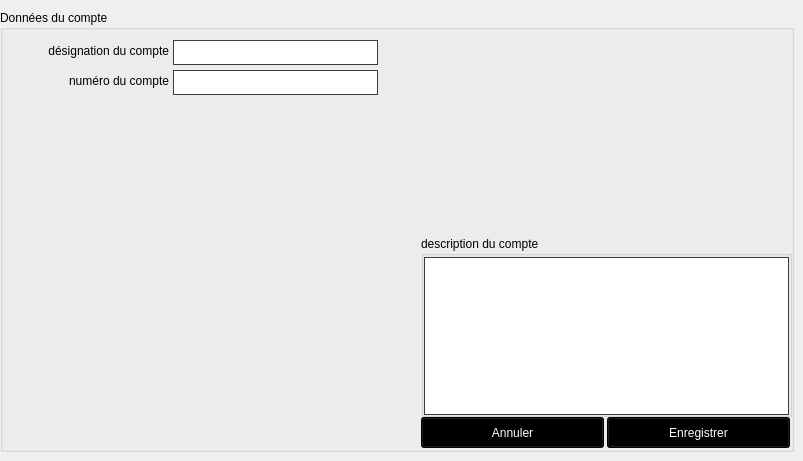
    <widget class="QWidget" name="tab_2_localisation">
     <attribute name="title">
      <string>créer un compte</string>
     </attribute>
     <widget class="QGroupBox" name="groupBox_3">
      <property name="geometry">
       <rect>
        <x>0</x>
        <y>10</y>
        <width>794</width>
        <height>442</height>
       </rect>
      </property>
      <property name="font">
       <font>
        <weight>50</weight>
        <bold>false</bold>
       </font>
      </property>
      <property name="title">
       <string>Données du compte</string>
      </property>
      <widget class="QLabel" name="label_creer_un_compte_numero_du_compte">
       <property name="geometry">
        <rect>
         <x>16</x>
         <y>60</y>
         <width>153</width>
         <height>21</height>
        </rect>
       </property>
       <property name="text">
        <string>numéro du compte</string>
       </property>
       <property name="alignment">
        <set>Qt::AlignRight|Qt::AlignTrailing|Qt::AlignVCenter</set>
       </property>
      </widget>
      <widget class="YerothLineEdit" name="lineEdit_creer_un_compte_numero_du_compte">
       <property name="geometry">
        <rect>
         <x>173</x>
         <y>60</y>
         <width>205</width>
         <height>25</height>
        </rect>
       </property>
       <property name="font">
        <font>
         <pointsize>10</pointsize>
         <weight>50</weight>
         <bold>false</bold>
        </font>
       </property>
       <property name="styleSheet">
        <string notr="true">border: 1px solid rgb(60, 60, 60);</string>
       </property>
      </widget>
      <widget class="YerothPushButton" name="pushButton_annuler">
       <property name="geometry">
        <rect>
         <x>421</x>
         <y>407</y>
         <width>183</width>
         <height>31</height>
        </rect>
       </property>
       <property name="palette">
        <palette>
         <active>
          <colorrole role="WindowText">
           <brush brushstyle="SolidPattern">
            <color alpha="255">
             <red>255</red>
             <green>255</green>
             <blue>255</blue>
            </color>
           </brush>
          </colorrole>
          <colorrole role="Button">
           <brush brushstyle="SolidPattern">
            <color alpha="255">
             <red>0</red>
             <green>0</green>
             <blue>0</blue>
            </color>
           </brush>
          </colorrole>
          <colorrole role="Light">
           <brush brushstyle="SolidPattern">
            <color alpha="255">
             <red>0</red>
             <green>0</green>
             <blue>0</blue>
            </color>
           </brush>
          </colorrole>
          <colorrole role="Midlight">
           <brush brushstyle="SolidPattern">
            <color alpha="255">
             <red>0</red>
             <green>0</green>
             <blue>0</blue>
            </color>
           </brush>
          </colorrole>
          <colorrole role="Dark">
           <brush brushstyle="SolidPattern">
            <color alpha="255">
             <red>0</red>
             <green>0</green>
             <blue>0</blue>
            </color>
           </brush>
          </colorrole>
          <colorrole role="Mid">
           <brush brushstyle="SolidPattern">
            <color alpha="255">
             <red>0</red>
             <green>0</green>
             <blue>0</blue>
            </color>
           </brush>
          </colorrole>
          <colorrole role="Text">
           <brush brushstyle="SolidPattern">
            <color alpha="255">
             <red>255</red>
             <green>255</green>
             <blue>255</blue>
            </color>
           </brush>
          </colorrole>
          <colorrole role="BrightText">
           <brush brushstyle="SolidPattern">
            <color alpha="255">
             <red>255</red>
             <green>255</green>
             <blue>255</blue>
            </color>
           </brush>
          </colorrole>
          <colorrole role="ButtonText">
           <brush brushstyle="SolidPattern">
            <color alpha="255">
             <red>255</red>
             <green>255</green>
             <blue>255</blue>
            </color>
           </brush>
          </colorrole>
          <colorrole role="Base">
           <brush brushstyle="SolidPattern">
            <color alpha="255">
             <red>0</red>
             <green>0</green>
             <blue>0</blue>
            </color>
           </brush>
          </colorrole>
          <colorrole role="Window">
           <brush brushstyle="SolidPattern">
            <color alpha="255">
             <red>0</red>
             <green>0</green>
             <blue>0</blue>
            </color>
           </brush>
          </colorrole>
          <colorrole role="Shadow">
           <brush brushstyle="SolidPattern">
            <color alpha="255">
             <red>0</red>
             <green>0</green>
             <blue>0</blue>
            </color>
           </brush>
          </colorrole>
          <colorrole role="AlternateBase">
           <brush brushstyle="SolidPattern">
            <color alpha="255">
             <red>0</red>
             <green>0</green>
             <blue>0</blue>
            </color>
           </brush>
          </colorrole>
          <colorrole role="ToolTipBase">
           <brush brushstyle="SolidPattern">
            <color alpha="255">
             <red>255</red>
             <green>255</green>
             <blue>220</blue>
            </color>
           </brush>
          </colorrole>
          <colorrole role="ToolTipText">
           <brush brushstyle="SolidPattern">
            <color alpha="255">
             <red>0</red>
             <green>0</green>
             <blue>0</blue>
            </color>
           </brush>
          </colorrole>
         </active>
         <inactive>
          <colorrole role="WindowText">
           <brush brushstyle="SolidPattern">
            <color alpha="255">
             <red>255</red>
             <green>255</green>
             <blue>255</blue>
            </color>
           </brush>
          </colorrole>
          <colorrole role="Button">
           <brush brushstyle="SolidPattern">
            <color alpha="255">
             <red>0</red>
             <green>0</green>
             <blue>0</blue>
            </color>
           </brush>
          </colorrole>
          <colorrole role="Light">
           <brush brushstyle="SolidPattern">
            <color alpha="255">
             <red>0</red>
             <green>0</green>
             <blue>0</blue>
            </color>
           </brush>
          </colorrole>
          <colorrole role="Midlight">
           <brush brushstyle="SolidPattern">
            <color alpha="255">
             <red>0</red>
             <green>0</green>
             <blue>0</blue>
            </color>
           </brush>
          </colorrole>
          <colorrole role="Dark">
           <brush brushstyle="SolidPattern">
            <color alpha="255">
             <red>0</red>
             <green>0</green>
             <blue>0</blue>
            </color>
           </brush>
          </colorrole>
          <colorrole role="Mid">
           <brush brushstyle="SolidPattern">
            <color alpha="255">
             <red>0</red>
             <green>0</green>
             <blue>0</blue>
            </color>
           </brush>
          </colorrole>
          <colorrole role="Text">
           <brush brushstyle="SolidPattern">
            <color alpha="255">
             <red>255</red>
             <green>255</green>
             <blue>255</blue>
            </color>
           </brush>
          </colorrole>
          <colorrole role="BrightText">
           <brush brushstyle="SolidPattern">
            <color alpha="255">
             <red>255</red>
             <green>255</green>
             <blue>255</blue>
            </color>
           </brush>
          </colorrole>
          <colorrole role="ButtonText">
           <brush brushstyle="SolidPattern">
            <color alpha="255">
             <red>255</red>
             <green>255</green>
             <blue>255</blue>
            </color>
           </brush>
          </colorrole>
          <colorrole role="Base">
           <brush brushstyle="SolidPattern">
            <color alpha="255">
             <red>0</red>
             <green>0</green>
             <blue>0</blue>
            </color>
           </brush>
          </colorrole>
          <colorrole role="Window">
           <brush brushstyle="SolidPattern">
            <color alpha="255">
             <red>0</red>
             <green>0</green>
             <blue>0</blue>
            </color>
           </brush>
          </colorrole>
          <colorrole role="Shadow">
           <brush brushstyle="SolidPattern">
            <color alpha="255">
             <red>0</red>
             <green>0</green>
             <blue>0</blue>
            </color>
           </brush>
          </colorrole>
          <colorrole role="AlternateBase">
           <brush brushstyle="SolidPattern">
            <color alpha="255">
             <red>0</red>
             <green>0</green>
             <blue>0</blue>
            </color>
           </brush>
          </colorrole>
          <colorrole role="ToolTipBase">
           <brush brushstyle="SolidPattern">
            <color alpha="255">
             <red>255</red>
             <green>255</green>
             <blue>220</blue>
            </color>
           </brush>
          </colorrole>
          <colorrole role="ToolTipText">
           <brush brushstyle="SolidPattern">
            <color alpha="255">
             <red>0</red>
             <green>0</green>
             <blue>0</blue>
            </color>
           </brush>
          </colorrole>
         </inactive>
         <disabled>
          <colorrole role="WindowText">
           <brush brushstyle="SolidPattern">
            <color alpha="255">
             <red>0</red>
             <green>0</green>
             <blue>0</blue>
            </color>
           </brush>
          </colorrole>
          <colorrole role="Button">
           <brush brushstyle="SolidPattern">
            <color alpha="255">
             <red>0</red>
             <green>0</green>
             <blue>0</blue>
            </color>
           </brush>
          </colorrole>
          <colorrole role="Light">
           <brush brushstyle="SolidPattern">
            <color alpha="255">
             <red>0</red>
             <green>0</green>
             <blue>0</blue>
            </color>
           </brush>
          </colorrole>
          <colorrole role="Midlight">
           <brush brushstyle="SolidPattern">
            <color alpha="255">
             <red>0</red>
             <green>0</green>
             <blue>0</blue>
            </color>
           </brush>
          </colorrole>
          <colorrole role="Dark">
           <brush brushstyle="SolidPattern">
            <color alpha="255">
             <red>0</red>
             <green>0</green>
             <blue>0</blue>
            </color>
           </brush>
          </colorrole>
          <colorrole role="Mid">
           <brush brushstyle="SolidPattern">
            <color alpha="255">
             <red>0</red>
             <green>0</green>
             <blue>0</blue>
            </color>
           </brush>
          </colorrole>
          <colorrole role="Text">
           <brush brushstyle="SolidPattern">
            <color alpha="255">
             <red>0</red>
             <green>0</green>
             <blue>0</blue>
            </color>
           </brush>
          </colorrole>
          <colorrole role="BrightText">
           <brush brushstyle="SolidPattern">
            <color alpha="255">
             <red>255</red>
             <green>255</green>
             <blue>255</blue>
            </color>
           </brush>
          </colorrole>
          <colorrole role="ButtonText">
           <brush brushstyle="SolidPattern">
            <color alpha="255">
             <red>0</red>
             <green>0</green>
             <blue>0</blue>
            </color>
           </brush>
          </colorrole>
          <colorrole role="Base">
           <brush brushstyle="SolidPattern">
            <color alpha="255">
             <red>0</red>
             <green>0</green>
             <blue>0</blue>
            </color>
           </brush>
          </colorrole>
          <colorrole role="Window">
           <brush brushstyle="SolidPattern">
            <color alpha="255">
             <red>0</red>
             <green>0</green>
             <blue>0</blue>
            </color>
           </brush>
          </colorrole>
          <colorrole role="Shadow">
           <brush brushstyle="SolidPattern">
            <color alpha="255">
             <red>0</red>
             <green>0</green>
             <blue>0</blue>
            </color>
           </brush>
          </colorrole>
          <colorrole role="AlternateBase">
           <brush brushstyle="SolidPattern">
            <color alpha="255">
             <red>0</red>
             <green>0</green>
             <blue>0</blue>
            </color>
           </brush>
          </colorrole>
          <colorrole role="ToolTipBase">
           <brush brushstyle="SolidPattern">
            <color alpha="255">
             <red>255</red>
             <green>255</green>
             <blue>220</blue>
            </color>
           </brush>
          </colorrole>
          <colorrole role="ToolTipText">
           <brush brushstyle="SolidPattern">
            <color alpha="255">
             <red>0</red>
             <green>0</green>
             <blue>0</blue>
            </color>
           </brush>
          </colorrole>
         </disabled>
        </palette>
       </property>
       <property name="font">
        <font>
         <weight>50</weight>
         <bold>false</bold>
        </font>
       </property>
       <property name="text">
        <string>Annuler</string>
       </property>
      </widget>
      <widget class="YerothPushButton" name="pushButton_enregistrer">
       <property name="geometry">
        <rect>
         <x>607</x>
         <y>407</y>
         <width>183</width>
         <height>31</height>
        </rect>
       </property>
       <property name="palette">
        <palette>
         <active>
          <colorrole role="WindowText">
           <brush brushstyle="SolidPattern">
            <color alpha="255">
             <red>255</red>
             <green>255</green>
             <blue>255</blue>
            </color>
           </brush>
          </colorrole>
          <colorrole role="Button">
           <brush brushstyle="SolidPattern">
            <color alpha="255">
             <red>0</red>
             <green>0</green>
             <blue>0</blue>
            </color>
           </brush>
          </colorrole>
          <colorrole role="Light">
           <brush brushstyle="SolidPattern">
            <color alpha="255">
             <red>0</red>
             <green>0</green>
             <blue>0</blue>
            </color>
           </brush>
          </colorrole>
          <colorrole role="Midlight">
           <brush brushstyle="SolidPattern">
            <color alpha="255">
             <red>0</red>
             <green>0</green>
             <blue>0</blue>
            </color>
           </brush>
          </colorrole>
          <colorrole role="Dark">
           <brush brushstyle="SolidPattern">
            <color alpha="255">
             <red>0</red>
             <green>0</green>
             <blue>0</blue>
            </color>
           </brush>
          </colorrole>
          <colorrole role="Mid">
           <brush brushstyle="SolidPattern">
            <color alpha="255">
             <red>0</red>
             <green>0</green>
             <blue>0</blue>
            </color>
           </brush>
          </colorrole>
          <colorrole role="Text">
           <brush brushstyle="SolidPattern">
            <color alpha="255">
             <red>255</red>
             <green>255</green>
             <blue>255</blue>
            </color>
           </brush>
          </colorrole>
          <colorrole role="BrightText">
           <brush brushstyle="SolidPattern">
            <color alpha="255">
             <red>255</red>
             <green>255</green>
             <blue>255</blue>
            </color>
           </brush>
          </colorrole>
          <colorrole role="ButtonText">
           <brush brushstyle="SolidPattern">
            <color alpha="255">
             <red>255</red>
             <green>255</green>
             <blue>255</blue>
            </color>
           </brush>
          </colorrole>
          <colorrole role="Base">
           <brush brushstyle="SolidPattern">
            <color alpha="255">
             <red>0</red>
             <green>0</green>
             <blue>0</blue>
            </color>
           </brush>
          </colorrole>
          <colorrole role="Window">
           <brush brushstyle="SolidPattern">
            <color alpha="255">
             <red>0</red>
             <green>0</green>
             <blue>0</blue>
            </color>
           </brush>
          </colorrole>
          <colorrole role="Shadow">
           <brush brushstyle="SolidPattern">
            <color alpha="255">
             <red>0</red>
             <green>0</green>
             <blue>0</blue>
            </color>
           </brush>
          </colorrole>
          <colorrole role="AlternateBase">
           <brush brushstyle="SolidPattern">
            <color alpha="255">
             <red>0</red>
             <green>0</green>
             <blue>0</blue>
            </color>
           </brush>
          </colorrole>
          <colorrole role="ToolTipBase">
           <brush brushstyle="SolidPattern">
            <color alpha="255">
             <red>255</red>
             <green>255</green>
             <blue>220</blue>
            </color>
           </brush>
          </colorrole>
          <colorrole role="ToolTipText">
           <brush brushstyle="SolidPattern">
            <color alpha="255">
             <red>0</red>
             <green>0</green>
             <blue>0</blue>
            </color>
           </brush>
          </colorrole>
         </active>
         <inactive>
          <colorrole role="WindowText">
           <brush brushstyle="SolidPattern">
            <color alpha="255">
             <red>255</red>
             <green>255</green>
             <blue>255</blue>
            </color>
           </brush>
          </colorrole>
          <colorrole role="Button">
           <brush brushstyle="SolidPattern">
            <color alpha="255">
             <red>0</red>
             <green>0</green>
             <blue>0</blue>
            </color>
           </brush>
          </colorrole>
          <colorrole role="Light">
           <brush brushstyle="SolidPattern">
            <color alpha="255">
             <red>0</red>
             <green>0</green>
             <blue>0</blue>
            </color>
           </brush>
          </colorrole>
          <colorrole role="Midlight">
           <brush brushstyle="SolidPattern">
            <color alpha="255">
             <red>0</red>
             <green>0</green>
             <blue>0</blue>
            </color>
           </brush>
          </colorrole>
          <colorrole role="Dark">
           <brush brushstyle="SolidPattern">
            <color alpha="255">
             <red>0</red>
             <green>0</green>
             <blue>0</blue>
            </color>
           </brush>
          </colorrole>
          <colorrole role="Mid">
           <brush brushstyle="SolidPattern">
            <color alpha="255">
             <red>0</red>
             <green>0</green>
             <blue>0</blue>
            </color>
           </brush>
          </colorrole>
          <colorrole role="Text">
           <brush brushstyle="SolidPattern">
            <color alpha="255">
             <red>255</red>
             <green>255</green>
             <blue>255</blue>
            </color>
           </brush>
          </colorrole>
          <colorrole role="BrightText">
           <brush brushstyle="SolidPattern">
            <color alpha="255">
             <red>255</red>
             <green>255</green>
             <blue>255</blue>
            </color>
           </brush>
          </colorrole>
          <colorrole role="ButtonText">
           <brush brushstyle="SolidPattern">
            <color alpha="255">
             <red>255</red>
             <green>255</green>
             <blue>255</blue>
            </color>
           </brush>
          </colorrole>
          <colorrole role="Base">
           <brush brushstyle="SolidPattern">
            <color alpha="255">
             <red>0</red>
             <green>0</green>
             <blue>0</blue>
            </color>
           </brush>
          </colorrole>
          <colorrole role="Window">
           <brush brushstyle="SolidPattern">
            <color alpha="255">
             <red>0</red>
             <green>0</green>
             <blue>0</blue>
            </color>
           </brush>
          </colorrole>
          <colorrole role="Shadow">
           <brush brushstyle="SolidPattern">
            <color alpha="255">
             <red>0</red>
             <green>0</green>
             <blue>0</blue>
            </color>
           </brush>
          </colorrole>
          <colorrole role="AlternateBase">
           <brush brushstyle="SolidPattern">
            <color alpha="255">
             <red>0</red>
             <green>0</green>
             <blue>0</blue>
            </color>
           </brush>
          </colorrole>
          <colorrole role="ToolTipBase">
           <brush brushstyle="SolidPattern">
            <color alpha="255">
             <red>255</red>
             <green>255</green>
             <blue>220</blue>
            </color>
           </brush>
          </colorrole>
          <colorrole role="ToolTipText">
           <brush brushstyle="SolidPattern">
            <color alpha="255">
             <red>0</red>
             <green>0</green>
             <blue>0</blue>
            </color>
           </brush>
          </colorrole>
         </inactive>
         <disabled>
          <colorrole role="WindowText">
           <brush brushstyle="SolidPattern">
            <color alpha="255">
             <red>0</red>
             <green>0</green>
             <blue>0</blue>
            </color>
           </brush>
          </colorrole>
          <colorrole role="Button">
           <brush brushstyle="SolidPattern">
            <color alpha="255">
             <red>0</red>
             <green>0</green>
             <blue>0</blue>
            </color>
           </brush>
          </colorrole>
          <colorrole role="Light">
           <brush brushstyle="SolidPattern">
            <color alpha="255">
             <red>0</red>
             <green>0</green>
             <blue>0</blue>
            </color>
           </brush>
          </colorrole>
          <colorrole role="Midlight">
           <brush brushstyle="SolidPattern">
            <color alpha="255">
             <red>0</red>
             <green>0</green>
             <blue>0</blue>
            </color>
           </brush>
          </colorrole>
          <colorrole role="Dark">
           <brush brushstyle="SolidPattern">
            <color alpha="255">
             <red>0</red>
             <green>0</green>
             <blue>0</blue>
            </color>
           </brush>
          </colorrole>
          <colorrole role="Mid">
           <brush brushstyle="SolidPattern">
            <color alpha="255">
             <red>0</red>
             <green>0</green>
             <blue>0</blue>
            </color>
           </brush>
          </colorrole>
          <colorrole role="Text">
           <brush brushstyle="SolidPattern">
            <color alpha="255">
             <red>0</red>
             <green>0</green>
             <blue>0</blue>
            </color>
           </brush>
          </colorrole>
          <colorrole role="BrightText">
           <brush brushstyle="SolidPattern">
            <color alpha="255">
             <red>255</red>
             <green>255</green>
             <blue>255</blue>
            </color>
           </brush>
          </colorrole>
          <colorrole role="ButtonText">
           <brush brushstyle="SolidPattern">
            <color alpha="255">
             <red>0</red>
             <green>0</green>
             <blue>0</blue>
            </color>
           </brush>
          </colorrole>
          <colorrole role="Base">
           <brush brushstyle="SolidPattern">
            <color alpha="255">
             <red>0</red>
             <green>0</green>
             <blue>0</blue>
            </color>
           </brush>
          </colorrole>
          <colorrole role="Window">
           <brush brushstyle="SolidPattern">
            <color alpha="255">
             <red>0</red>
             <green>0</green>
             <blue>0</blue>
            </color>
           </brush>
          </colorrole>
          <colorrole role="Shadow">
           <brush brushstyle="SolidPattern">
            <color alpha="255">
             <red>0</red>
             <green>0</green>
             <blue>0</blue>
            </color>
           </brush>
          </colorrole>
          <colorrole role="AlternateBase">
           <brush brushstyle="SolidPattern">
            <color alpha="255">
             <red>0</red>
             <green>0</green>
             <blue>0</blue>
            </color>
           </brush>
          </colorrole>
          <colorrole role="ToolTipBase">
           <brush brushstyle="SolidPattern">
            <color alpha="255">
             <red>255</red>
             <green>255</green>
             <blue>220</blue>
            </color>
           </brush>
          </colorrole>
          <colorrole role="ToolTipText">
           <brush brushstyle="SolidPattern">
            <color alpha="255">
             <red>0</red>
             <green>0</green>
             <blue>0</blue>
            </color>
           </brush>
          </colorrole>
         </disabled>
        </palette>
       </property>
       <property name="font">
        <font>
         <weight>50</weight>
         <bold>false</bold>
        </font>
       </property>
       <property name="text">
        <string>Enregistrer</string>
       </property>
      </widget>
      <widget class="QGroupBox" name="groupBox_creer_un_compte_description_du_compte">
       <property name="geometry">
        <rect>
         <x>421</x>
         <y>226</y>
         <width>371</width>
         <height>181</height>
        </rect>
       </property>
       <property name="font">
        <font>
         <weight>50</weight>
         <italic>false</italic>
         <bold>false</bold>
        </font>
       </property>
       <property name="title">
        <string>description du compte</string>
       </property>
       <widget class="YerothTextEdit" name="textEdit_creer_un_compte_description_du_compte">
        <property name="geometry">
         <rect>
          <x>3</x>
          <y>21</y>
          <width>365</width>
          <height>158</height>
         </rect>
        </property>
        <property name="font">
         <font>
          <pointsize>10</pointsize>
         </font>
        </property>
        <property name="styleSheet">
         <string notr="true">border: 1px solid rgb(60, 60, 60);</string>
        </property>
       </widget>
      </widget>
      <widget class="YerothLineEdit" name="lineEdit_creer_un_compte_designation_du_compte">
       <property name="geometry">
        <rect>
         <x>173</x>
         <y>30</y>
         <width>205</width>
         <height>25</height>
        </rect>
       </property>
       <property name="font">
        <font>
         <pointsize>10</pointsize>
         <weight>50</weight>
         <bold>false</bold>
        </font>
       </property>
       <property name="styleSheet">
        <string notr="true">border: 1px solid rgb(60, 60, 60);</string>
       </property>
      </widget>
      <widget class="QLabel" name="label_creer_un_compte_designation_du_compte">
       <property name="geometry">
        <rect>
         <x>16</x>
         <y>30</y>
         <width>153</width>
         <height>21</height>
        </rect>
       </property>
       <property name="text">
        <string>désignation du compte</string>
       </property>
       <property name="alignment">
        <set>Qt::AlignRight|Qt::AlignTrailing|Qt::AlignVCenter</set>
       </property>
      </widget>
     </widget>
    </widget>
